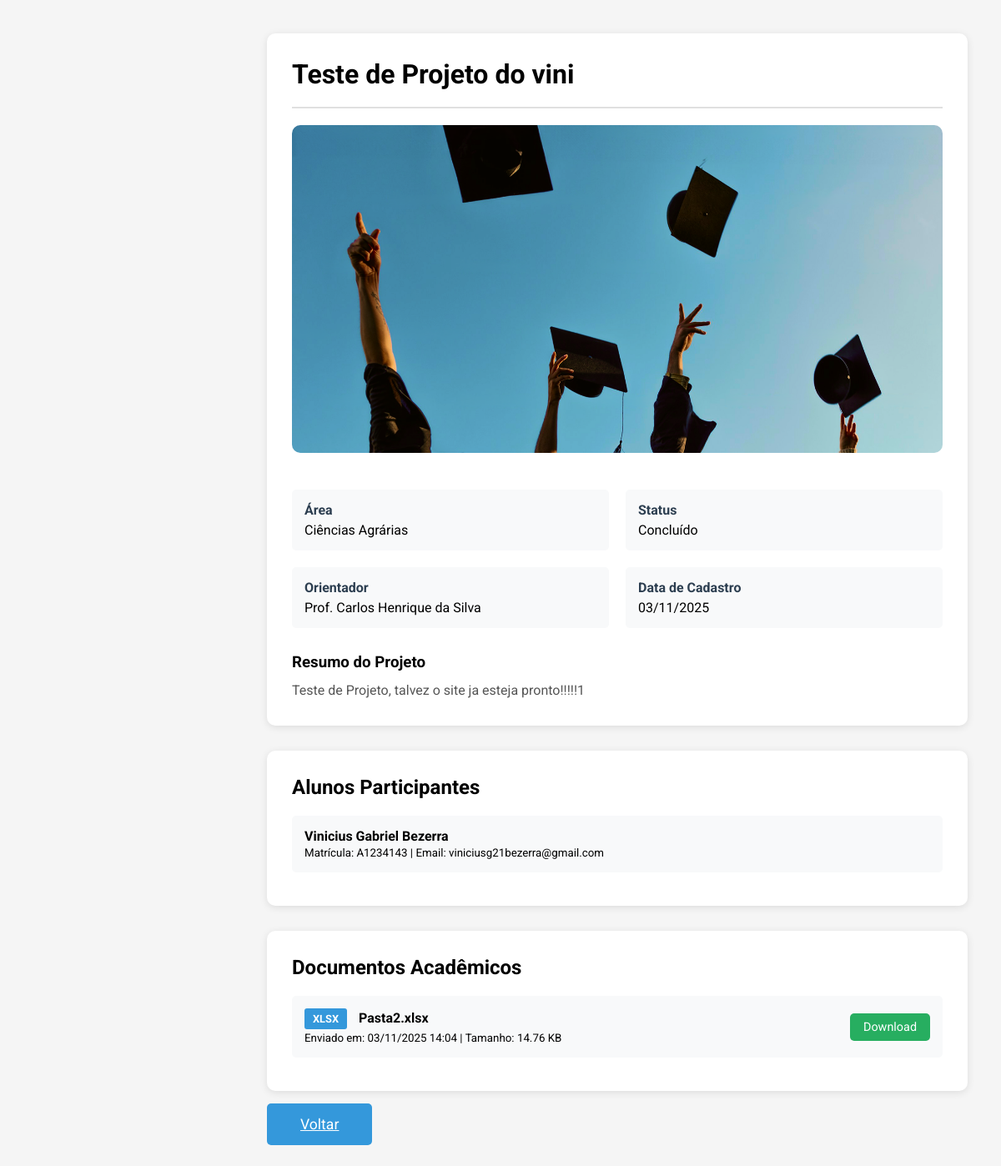
The page /pages/detalhes_projeto.php?id=26 on the database its author committed.
### tables this page shows
CREATE TABLE `projetos` (
  `id` int(11) NOT NULL,
  `titulo` varchar(255) NOT NULL,
  `resumo` text,
  `id_orientador` int(11) NOT NULL,
  `id_area` int(11) NOT NULL,
  `status` int(11) NOT NULL,
  `data_cadastro` timestamp NOT NULL DEFAULT CURRENT_TIMESTAMP,
  `imagem` varchar(255) DEFAULT NULL
);

CREATE TABLE `areas` (
  `id` int(11) NOT NULL,
  `nome` varchar(100) NOT NULL
);

CREATE TABLE `status` (
  `id` int(11) NOT NULL,
  `descricao` varchar(50) NOT NULL
);

CREATE TABLE `orientadores` (
  `id` int(11) NOT NULL,
  `nome` varchar(200) NOT NULL,
  `email` varchar(150) NOT NULL
);

CREATE TABLE `alunos` (
  `id` int(11) NOT NULL,
  `nome` varchar(200) NOT NULL,
  `matricula` varchar(50) NOT NULL,
  `email` varchar(150) NOT NULL
);

CREATE TABLE `documentos` (
  `id` int(11) NOT NULL,
  `id_projeto` int(11) NOT NULL,
  `nome_original` varchar(255) NOT NULL,
  `nome_arquivo` varchar(255) NOT NULL,
  `tipo_arquivo` varchar(50) NOT NULL,
  `tamanho` int(11) NOT NULL COMMENT 'Tamanho em bytes',
  `descricao` varchar(500) DEFAULT NULL,
  `data_upload` timestamp NOT NULL DEFAULT CURRENT_TIMESTAMP
);

### pages/detalhes_projeto.php (the view, shortened to what this page needs)
<?php
$conexao = getConnection();
$is_logged_in = isset($_SESSION['usuario_id']);
$id_projeto = isset($_GET['id']) ? intval($_GET['id']) : 0;
$stmt = $conexao->prepare("SELECT p.*, o.nome as orientador_nome, o.email as orientador_email,
                           a.nome as area_nome, s.descricao as status_descricao
                           FROM projetos p
                           LEFT JOIN orientadores o ON p.id_orientador = o.id
                           LEFT JOIN areas a ON p.id_area = a.id
                           LEFT JOIN status s ON p.status = s.id
                           WHERE p.id = ?");
$stmt->bind_param("i", $id_projeto);
$stmt->execute();
$result = $stmt->get_result();
$projeto = $result->fetch_assoc();
$stmt = $conexao->prepare("SELECT a.id, a.nome, a.matricula, a.email
                           FROM alunos a
                           INNER JOIN projetos_alunos pa ON a.id = pa.id_aluno
                           WHERE pa.id_projeto = ?");
$stmt->bind_param("i", $id_projeto);
$stmt->execute();
$result_alunos = $stmt->get_result();
$alunos = [];
while ($aluno = $result_alunos->fetch_assoc()) {
    $alunos[] = $aluno;
}
$stmt = $conexao->prepare("SELECT * FROM documentos WHERE id_projeto = ? ORDER BY data_upload DESC");
$stmt->bind_param("i", $id_projeto);
$stmt->execute();
$result_docs = $stmt->get_result();
$documentos = [];
while ($doc = $result_docs->fetch_assoc()) {
    $documentos[] = $doc;
}
?>
<!DOCTYPE html>
<html lang="pt-BR">
<head>
    <link rel="stylesheet" href="../css/style.css">
</head>
<body>
    <main>
        <div class="container">
            <div class="projeto-detalhes">
                <div class="projeto-header">
                    <h1><?php echo htmlspecialchars($projeto['titulo']); ?></h1>
                </div>
                <?php if (!empty($projeto['imagem']) && file_exists('../uploads/' . $projeto['imagem'])): ?>
                    <img src="../uploads/<?php echo htmlspecialchars($projeto['imagem']); ?>"
                         alt="<?php echo htmlspecialchars($projeto['titulo']); ?>"
                         class="projeto-imagem-preview">
                <?php endif; ?>
                <div class="projeto-info-grid">
                    <div class="info-item">
                        <strong>Área</strong>
                        <?php echo htmlspecialchars($projeto['area_nome']); ?>
                    </div>
                    <div class="info-item">
                        <strong>Status</strong>
                        <?php echo htmlspecialchars($projeto['status_descricao']); ?>
                    </div>
                    <div class="info-item">
                        <strong>Orientador</strong>
                        <?php echo htmlspecialchars($projeto['orientador_nome']); ?>
                    </div>
                    <div class="info-item">
                        <strong>Data de Cadastro</strong>
                        <?php echo date('d/m/Y', strtotime($projeto['data_cadastro'])); ?>
                    </div>
                </div>
                <div style="margin-top: 30px;">
                    <h3>Resumo do Projeto</h3>
                    <p style="line-height: 1.6; color: #555; margin-top: 10px;">
                        <?php echo nl2br(htmlspecialchars($projeto['resumo'])); ?>
                    </p>
                </div>
            </div>
            <?php if (count($alunos) > 0): ?>
            <div class="alunos-section">
                <h2>Alunos Participantes</h2>
                <ul class="alunos-lista">
                    <?php foreach ($alunos as $aluno): ?>
                        <li class="aluno-item">
                            <strong><?php echo htmlspecialchars($aluno['nome']); ?></strong><br>
                            <small>Matrícula: <?php echo htmlspecialchars($aluno['matricula']); ?> | Email: <?php echo htmlspecialchars($aluno['email']); ?></small>
                        </li>
                    <?php endforeach; ?>
                </ul>
            </div>
            <?php endif; ?>
            <?php if (count($documentos) > 0): ?>
            <div class="documentos-section">
                <h2>Documentos Acadêmicos</h2>
                <ul class="documentos-lista">
                    <?php foreach ($documentos as $doc): ?>
                        <li class="documento-item">
                            <div class="documento-info">
                                <span class="file-icon"><?php echo strtoupper($doc['tipo_arquivo']); ?></span>
                                <strong><?php echo htmlspecialchars($doc['nome_original']); ?></strong>
                                <br><small>Enviado em: <?php echo date('d/m/Y H:i', strtotime($doc['data_upload'])); ?> | Tamanho: <?php echo number_format($doc['tamanho'] / 1024, 2); ?> KB</small>
                            </div>
                            <div class="documento-actions">
                                <a href="../uploads/documentos/<?php echo htmlspecialchars($doc['nome_arquivo']); ?>"
                                   download="<?php echo htmlspecialchars($doc['nome_original']); ?>"
                                   class="btn-download">
                                    Download
                                </a>
                            </div>
                        </li>
                    <?php endforeach; ?>
                </ul>
            </div>
            <?php endif; ?>
            <div style="margin-top: 30px;">
                <a href="<?php echo $is_logged_in ? 'projetos.php' : '../index.php'; ?>" class="btn-primary">Voltar</a>
            </div>
        </div>
    </main>
</body>
</html>

### css/style.css (style rules this page uses)
* { margin: 0; padding: 0; box-sizing: border-box; }
body { font-family: "Roboto", sans-serif; background-color: #f5f5f5; display: flex; min-height: 100vh; }
main { margin-left: 280px; flex: 1; padding: 40px; }
.container { max-width: 1200px; margin: 0 auto; }
.btn-primary { padding: 15px 40px; background-color: #3498db; color: white; border: none; border-radius: 5px; font-size: 1.1rem; cursor: pointer; transition: all 0.3s ease; }
html { scroll-behavior: smooth; }

### pages/detalhes_projeto.php (style rules this page uses)
.projeto-detalhes { background: white; padding: 30px; border-radius: 10px; box-shadow: 0 2px 10px rgba(0, 0, 0, 0.1); margin-bottom: 30px; }
.projeto-header { display: flex; justify-content: space-between; align-items: center; margin-bottom: 20px; padding-bottom: 20px; border-bottom: 2px solid #e0e0e0; }
.projeto-imagem-preview { max-width: 100%; height: auto; border-radius: 10px; margin-bottom: 20px; }
.projeto-info-grid { display: grid; grid-template-columns: repeat(auto-fit, minmax(250px, 1fr)); gap: 20px; margin: 20px 0; }
.info-item { padding: 15px; background: #f8f9fa; border-radius: 5px; }
.info-item strong { display: block; color: #2c3e50; margin-bottom: 5px; }
.alunos-section, .documentos-section { background: white; padding: 30px; border-radius: 10px; box-shadow: 0 2px 10px rgba(0, 0, 0, 0.1); margin-bottom: 30px; }
.alunos-lista { list-style: none; margin-top: 20px; }
.aluno-item { padding: 15px; background: #f8f9fa; border-radius: 5px; margin-bottom: 10px; }
.documentos-lista { list-style: none; margin-top: 20px; }
.documento-item { display: flex; justify-content: space-between; align-items: center; padding: 15px; background: #f8f9fa; border-radius: 5px; margin-bottom: 10px; }
.documento-info { flex: 1; }
.documento-actions { display: flex; gap: 10px; }
.btn-preview, .btn-download { padding: 8px 16px; border: none; border-radius: 5px; cursor: pointer; transition: background-color 0.3s ease; text-decoration: none; color: white; font-size: 0.9rem; }
.btn-download { background-color: #27ae60; }
.file-icon { display: inline-block; padding: 5px 10px; background-color: #3498db; color: white; border-radius: 3px; font-size: 0.8rem; font-weight: bold; margin-right: 10px; }

### rows shown on the page
projetos: titulo "Teste de Projeto do vini", imagem (picture), id_area.nome "Ciências Agrárias", status.descricao "Concluído", id_orientador.nome "Prof. Carlos Henrique da Silva", data_cadastro "03/11/2025", resumo "Teste de Projeto, talvez o site ja esteja pronto!!!!!1"
alunos: nome "Vinicius Gabriel Bezerra", matricula "A1234143", email "viniciusg21bezerra@gmail.com"
documentos: tipo_arquivo "XLSX", nome_original "Pasta2.xlsx", data_upload "03/11/2025 14:04", $doc['tamanho']/1024 "14.76"
